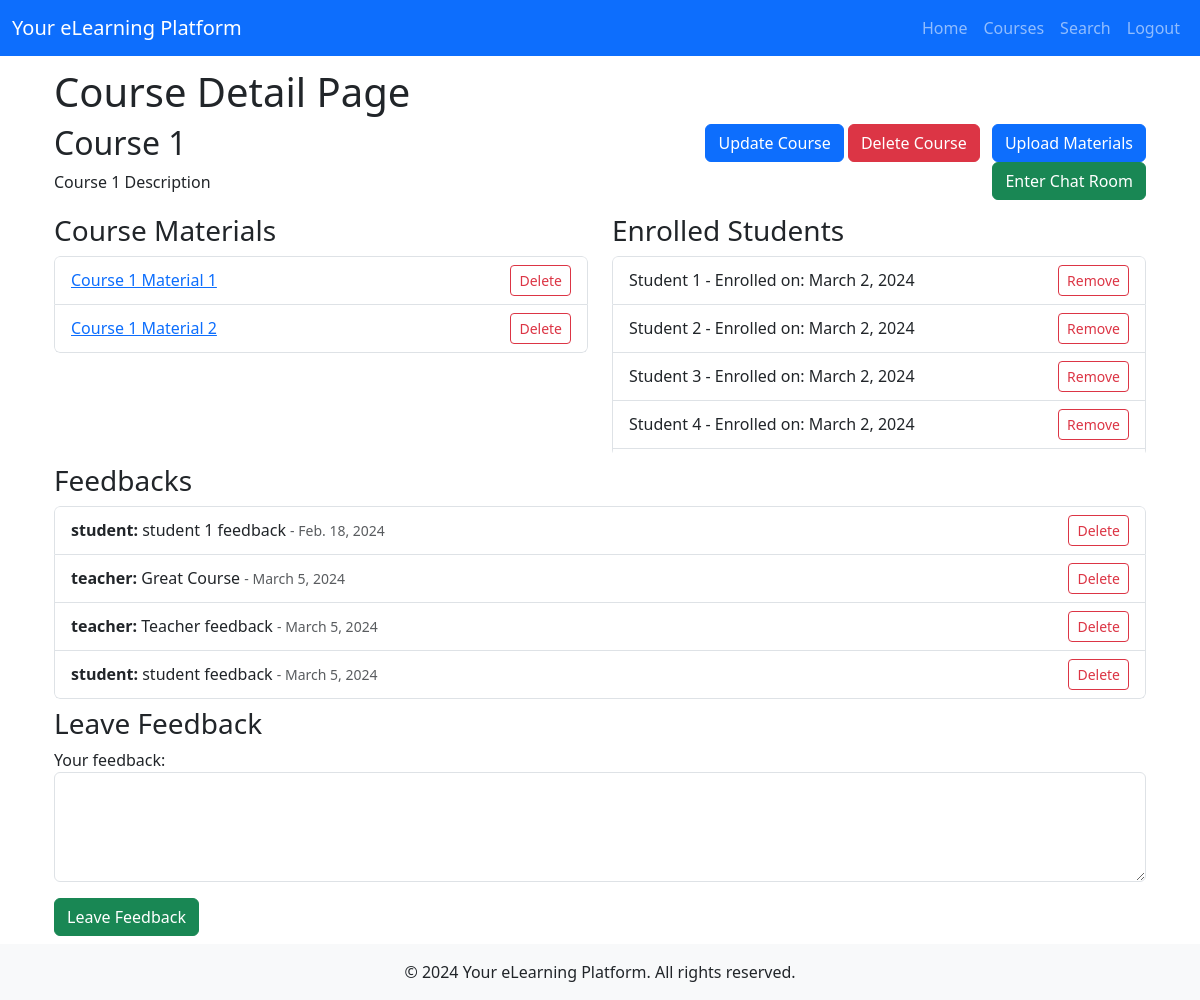
Before: /courses/1/ (signed in) with the older database file.
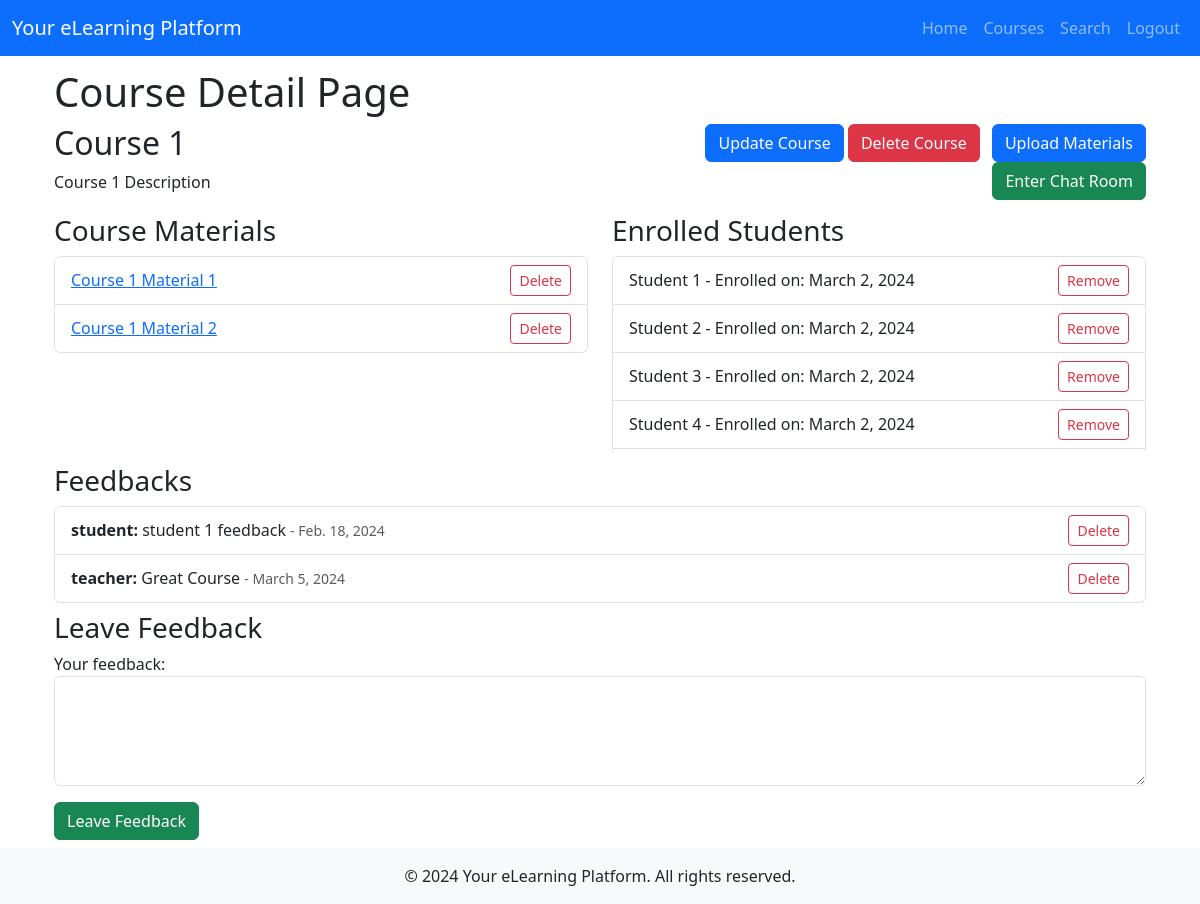
After: the same page with the newer database file.
### eLearningApp/models.py (models this page shows, shortened)
class Course(models.Model):
    title = models.CharField(max_length=200)
    description = models.TextField()
    instructor = models.ForeignKey(
        settings.AUTH_USER_MODEL, on_delete=models.CASCADE, related_name='courses'
    )
    class Meta:
        permissions = [
            ("can_create_course", "Can create course"),
        ]

class CourseMaterial(models.Model):
    course = models.ForeignKey(Course, related_name='materials', on_delete=models.CASCADE)
    file = models.FileField(upload_to='course_materials/')
    name = models.CharField(max_length=255)

class Enrollment(models.Model):
    student = models.ForeignKey(CustomUser, on_delete=models.CASCADE, related_name='enrollments')
    course = models.ForeignKey(Course, on_delete=models.CASCADE, related_name='enrollments')
    date_enrolled = models.DateTimeField(auto_now_add=True)
    class Meta:
        unique_together = ('student', 'course')

class CustomUser(AbstractUser, PermissionsMixin):
    STUDENT = 'student'
    TEACHER = 'teacher'
    ROLE_CHOICES = [
        (STUDENT, _('Student')),
        (TEACHER, _('Teacher')),
    ]
    username = models.CharField(max_length=150, unique=True)
    email = models.EmailField(_('email address'), unique=True)
    full_name = models.CharField(max_length=150, default='Please Update')
    role = models.CharField(
        _('Role'),
        max_length=20,
        choices=ROLE_CHOICES,
        default=STUDENT,
    )
    photo = models.ImageField(upload_to='profile_photos/', null=True, blank=True)
    is_active = models.BooleanField(default=True)
    is_staff = models.BooleanField(default=False)
    objects = CustomUserManager()
    EMAIL_FIELD = 'email'
    USERNAME_FIELD = 'username'
    REQUIRED_FIELDS = ['email']
    groups = models.ManyToManyField(
        Group,
        verbose_name=_('groups'),
        blank=True,
        help_text=_('The groups this user belongs to.'),
        related_name="elearning_users",
        related_query_name="elearning_user",
    )
    user_permissions = models.ManyToManyField(
        Permission,
        verbose_name=_('user permissions'),
        blank=True,
        help_text=_('Specific permissions for this user.'),
        related_name="elearning_user_permissions",
        related_query_name="elearning_user_permission",
    )

class Feedback(models.Model):
    course = models.ForeignKey(Course, on_delete=models.CASCADE, related_name="feedbacks")
    student = models.ForeignKey(settings.AUTH_USER_MODEL, on_delete=models.CASCADE)
    text = models.TextField()
    created_at = models.DateTimeField(auto_now_add=True)

### eLearningApp/views.py (the view, shortened to what this page needs)
# urls.py: path('courses/<int:course_id>/', views.course_detail, name='course_detail'),
@login_required
def course_detail(request, course_id):
    course = get_object_or_404(Course, pk=course_id)
    enrolled = Enrollment.objects.filter(student=request.user, course=course).exists()
    if not (request.user == course.instructor or request.user.role == CustomUser.STUDENT):
        return HttpResponseForbidden("You are not allowed to view this page.")
    feedbacks = Feedback.objects.filter(course=course)
    feedback_form = FeedbackForm()
    upload_form = CourseMaterialForm()
    course_update_form = CourseUpdateForm(instance=course)
    context = {
        'course': course,
        'enrolled': enrolled,
        'feedbacks': feedbacks,
        'feedback_form': feedback_form,
        'upload_form': upload_form,
        'course_update_form': course_update_form,
    }
    return render(request, 'course_detail.html', context)

### eLearningApp/forms.py
class FeedbackForm(forms.ModelForm):
    class Meta:
        model = Feedback
        fields = ['text']
        widgets = {
            'text': forms.Textarea(attrs={'rows': 4, 'class': 'form-control'}),
        }
        labels = {
            'text': 'Your feedback',
        }

class CourseMaterialForm(forms.ModelForm):
    class Meta:
        model = CourseMaterial
        fields = ['file', 'name']
        help_texts = {
            'file': "Upload course material here. Supports images, PDFs, etc.",
            'name': "Please include a name for the uploaded material",
        }

### eLearningApp/templates/course_detail.html (shortened to what this page needs)
{% extends 'base.html' %}
{% load widget_tweaks %}
{% block content %}
    <div class="container">
        <h1>Course Detail Page</h1>
        <div class="row mb-1">
            <div class="col">
                <h2>{{ course.title }}</h2>
                <p>{{ course.description }}</p>
            </div>
            <div class="col text-end">
                {% if perms.eLearningApp.can_create_course %}
                    <button type="button" class="btn btn-primary ms-2" data-bs-toggle="modal" data-bs-target="#updateCourseModal">Update Course</button>
                    <form action="{% url 'delete_course' course.id %}" method="post" class="d-inline">
                        <button type="submit" class="btn btn-danger" onclick="return confirm('Are you sure you want to delete this course?');">Delete Course</button>
                    </form>
                    <button type="button" class="btn btn-primary ms-2" data-bs-toggle="modal" data-bs-target="#uploadMaterialModal">Upload Materials</button>
                {% endif %}
                {% if perms.eLearningApp.can_create_course or enrolled %}
                    <button id="enter-chat-room" class="btn btn-success ms-2">Enter Chat Room</button>
                {% endif %}
            </div>
        </div>
        {% if perms.eLearningApp.can_create_course %}
            <div class="row">
                <div class="col-md-6">
                    <h3>Course Materials</h3>
                    {% if course.materials.exists %}
                        <div class="list-group limiter">
                            {% for material in course.materials.all %}
                                <li class="list-group-item d-flex justify-content-between align-items-center">
                                    <div>
                                        <a href="{{ material.file.url }}">{{ material.name }}</a>
                                    </div>
                                    <div>
                                        <div class="text-end">
                                            <form action="{% url 'delete_material' material.id %}" method="post" class="d-inline">
                                                <button type="submit" class="btn btn-outline-danger btn-sm" onclick="return confirm('Are you sure?');">Delete</button>
                                            </form>
                                        </div>
                                    </div>
                                </li>
                            {% endfor %}
                        </div>
                    {% else %}
                        <p>No materials uploaded yet.</p>
                    {% endif %}
                </div>
                <div class="col-md-6">
                    <h3>Enrolled Students</h3>
                    {% if course.enrollments.exists %}
                        <div class="list-group limiter">
                            {% for enrollment in course.enrollments.all %}
                                <li class="list-group-item d-flex justify-content-between align-items-center">
                                    <div>
                                        {{ enrollment.student.full_name }} - Enrolled on: {{ enrollment.date_enrolled|date:"N j, Y" }}
                                    </div>
                                    <div>
                                        <form action="{% url 'course_detail' course_id=course.id %}" method="post" class="d-inline">
                                            <button type="submit" class="btn btn-outline-danger btn-sm" onclick="return confirm('Are you sure you want to remove this student?');">Remove</button>
                                        </form>
                                    </div>
                                </li>
                            {% endfor %}
                        </div>
                    {% else %}
                        <p class="text-muted">No students enrolled.</p>
                    {% endif %}
                </div>
            </div>
        {% endif %}
        <div class="mt-2 mb-2">
            <h3>Feedbacks</h3>
            <div class="list-group limiter">
                {% for feedback in feedbacks %}
                    <li class="list-group-item d-flex justify-content-between align-items-center">
                        <div>
                            <strong>{{ feedback.student.username }}:</strong> {{ feedback.text }} <small class="text-muted">- {{ feedback.created_at|date:"N j, Y" }}</small>
                        </div>
                        <div>
                            {% if request.user == feedback.student or perms.eLearningApp.can_create_course %}
                                <form method="post" action="{% url 'delete_feedback' feedback.id %}" class="d-inline">
                                    <button type="submit" class="btn btn-outline-danger btn-sm">Delete</button>
                                </form>
                            {% endif %}
                        </div>
                    </li>
                {% empty %}
                    <p>No feedbacks yet.</p>
                {% endfor %}
            </div>
        </div>
        <h3>Leave Feedback</h3>
        <form method="post" class="mb-2">
            {% for field in feedback_form %}
                <div class="mb-3">
                    {{ field.label_tag }}
                    {% render_field field class="form-control" %}
                </div>
            {% endfor %}
            <button type="submit" class="btn btn-success" name="leave_feedback">Leave Feedback</button>
        </form>
    </div>
{% endblock %}

### eLearningApp/templates/base.html (shortened to what this page needs)
{% load bootstrap5 %}
{% bootstrap_css %}
{% load static %}
<!DOCTYPE html>
<html lang="en">
<head>
</head>
<body class="d-flex flex-column min-vh-100">
    {% if request.user.is_authenticated %}
    <nav class="navbar navbar-expand-lg navbar-dark bg-primary">
        <div class="container-fluid">
            <a class="navbar-brand" href="{% url 'home' username=user.username %}">Your eLearning Platform</a>
            <div class="collapse navbar-collapse justify-content-end" id="navbarNav">
                <ul class="navbar-nav">
                    <li class="nav-item">
                        <a class="nav-link" href="{% url 'home' username=user.username %}">Home</a>
                    </li>
                    <li class="nav-item">
                        <a class="nav-link" href="{% url 'courses' %}">Courses</a>
                    </li>
                    {% if perms.eLearningApp.can_create_course %}
                    <li class="nav-item">
                        <a href="{% url 'user_search' %}" class="nav-link">Search</a>
                    </li>
                    {% endif %}
                    <li class="nav-item">
                        <a class="nav-link" href="{% url 'logout' %}">Logout</a>
                    </li>
                </ul>
            </div>
        </div>
    </nav>
    {% endif %}
    <main class="container mt-1 flex-grow-1">
        {% block content %}
        {% endblock content %}
    </main>
    <footer class="mt-auto bg-light text-center text-lg-start">
        <div class="text-center p-3 mb-0">
            &copy; 2024 Your eLearning Platform. All rights reserved.
        </div>
    </footer>
</body>
</html>

### eLearningApp/templates/course_detail.html (style rules this page uses)
.limiter { max-height: 200px; overflow-y: auto; }

Changed rows visible on the page:
removed Feedback: student.username "teacher", text "Teacher feedback", created_at "March 5, 2024", shows "Delete"
removed Feedback: student.username "student", text "student feedback", created_at "March 5, 2024", shows "Delete"
